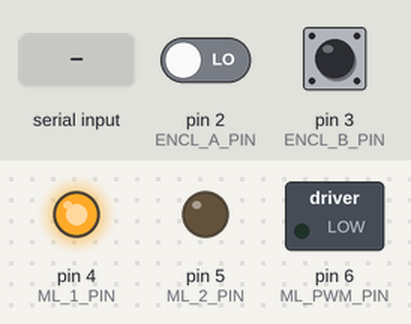
Bench run of a sketch on a simulated Arduino Uno, built with avr-gcc and run on an emulated ATmega328P. Parts: switched loads named in the sketch (green lamp = pin HIGH), output pins drawn as LEDs (lit = HIGH). The test bench sets the inputs (shaded band); at power-on: pin 2 (ENCL_A_PIN) LOW, pin 3 (ENCL_B_PIN) HIGH. What the sketch prints to the serial monitor is not drawn.

Above: at 1.2 s.
1.3 s: "90,45\n" received over Serial
At 3.0 s:
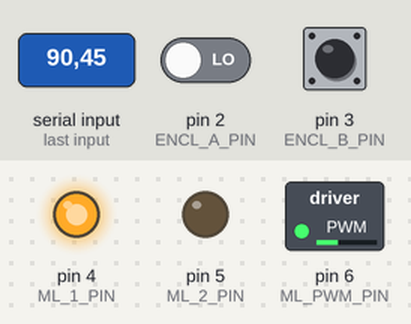
3.8 s: "30,150\n" received over Serial
At 6.0 s:
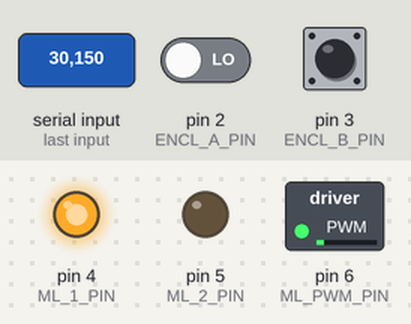
6.3 s: "200\n" received over Serial
At 7.9 s:
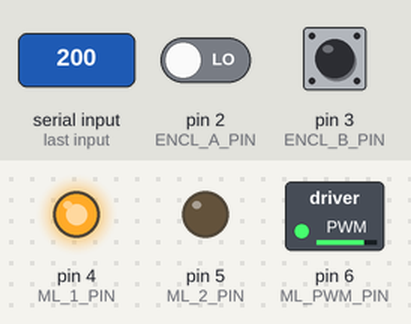
8.7 s: "90\n" received over Serial
At 11.0 s:
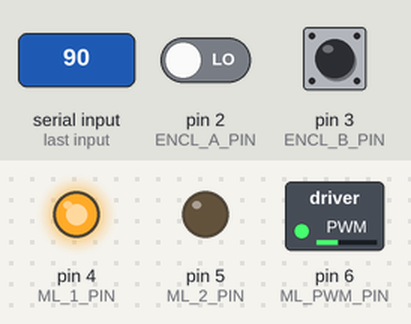
Timing chart, 0 to 12.2 s (numbered marks = the images above; inputs shaded):
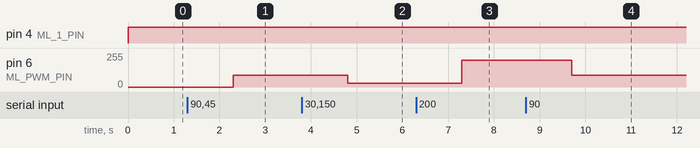

Measured:
- after the input at 1.3 s, pin 6 (ML_PWM_PIN): 0/255 → 90/255 after 1.0 s
- after the input at 3.8 s, pin 6 (ML_PWM_PIN): 90/255 → 30/255 after 1.0 s
- after the input at 6.3 s, pin 6 (ML_PWM_PIN): 30/255 → 200/255 after 1.0 s
- after the input at 8.7 s, pin 6 (ML_PWM_PIN): 200/255 → 90/255 after 1.0 s

The sketch:

motor_test_Abhinay.ino
```cpp
int ML_1_PIN = 4;
int ML_2_PIN = 5;
int ML_PWM_PIN = 6;

int ENCL_A_PIN = 2;
int ENCL_B_PIN = 3;

int ENC_CPR = 5800;

int pwm_L = 0;

volatile bool encL_A_prev = false;
volatile bool encL_B_prev = false;
volatile bool encL_A_curr = false;
volatile bool encL_B_curr = false;

volatile long long int count_L = 0;
long long int count_L_n = 0;
double th_L = 0;

uint64_t t_prev = 0;
double th_L_prev = 0;
double w_L = 0;

void setup()
{
  Serial.begin(115200);

  pinMode(ML_1_PIN, OUTPUT);
  pinMode(ML_2_PIN, OUTPUT);
  pinMode(ML_PWM_PIN, OUTPUT);

  pinMode(ENCL_A_PIN, INPUT);
  pinMode(ENCL_B_PIN, INPUT);

  attachInterrupt(digitalPinToInterrupt(ENCL_A_PIN), isrENCL, CHANGE);
  attachInterrupt(digitalPinToInterrupt(ENCL_B_PIN), isrENCL, CHANGE);

  t_prev = micros();
}

void loop()
{
  if (Serial.available()>0)
  {
    String s = Serial.readString();
    pwm_L = s.toInt();
  }

  pwm_L = constrain(pwm_L, -255, 255);

  // Serial.println(pwm_L);

  if (pwm_L>=0)
  {
    digitalWrite(ML_1_PIN, HIGH);
    digitalWrite(ML_2_PIN, LOW);
    analogWrite(ML_PWM_PIN, pwm_L);
  }
  else
  {
    digitalWrite(ML_1_PIN, LOW);
    digitalWrite(ML_2_PIN, HIGH);
    analogWrite(ML_PWM_PIN, -pwm_L);
  }

  noInterrupts();
  count_L_n = count_L;
  interrupts();

  th_L = 360.0 * (double)count_L_n / (double)ENC_CPR;
  uint64_t t_now = micros();
  w_L = 1.0e6 * (th_L - th_L_prev)/(double)(t_now - t_prev);

  t_prev = t_now;
  th_L_prev = th_L;

  // Serial.println(th_L);
  Serial.println(w_L);

  delay(5);
}

void isrENCL()
{
  encL_A_curr = digitalRead(ENCL_A_PIN);
  encL_B_curr = digitalRead(ENCL_B_PIN);

  if(encL_A_curr != encL_A_prev)
  {
    if(encL_A_curr != encL_B_curr)
    {
      count_L++;
    }
    else
    {
      count_L--;
    }
  }
  else
  {
    if(encL_A_curr != encL_B_curr)
    {
      count_L--;
    }
    else
    {
      count_L++;
    }
  }

  // if(count_L>ENC_CPR)
  // {
  //   count_L = count_L - ENC_CPR;
  // }

  encL_A_prev = encL_A_curr;
  encL_B_prev = encL_B_curr;
}
```
